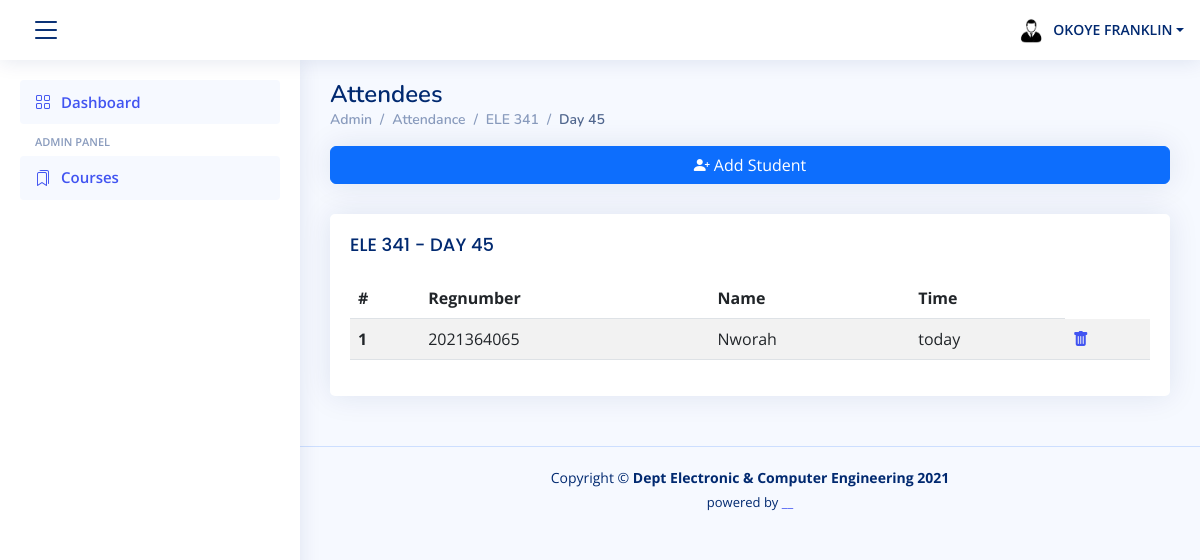
/attendees/9/ (signed in), run on the app's committed database.
### attendance/models.py (models this page shows, shortened)
class Attendance(models.Model):
    course = models.ForeignKey(Course, on_delete=models.CASCADE, default=None)
    day_number = models.PositiveIntegerField(default=0)
    start_date = models.DateField(auto_now=True)
    start_time = models.TimeField(auto_now=True)
    active = models.BooleanField(default=False)
    class Meta:
        unique_together = ['course', 'day_number']

class Course(models.Model):
    name_choices = settings.COURSE_LIST
    name = models.CharField(max_length=255, choices=name_choices, unique=True)
    def __str__(self):
        return self.name

class Attendee(models.Model):
    attendance = models.ForeignKey(Attendance, on_delete=models.CASCADE, default=None)
    user = models.ForeignKey(User, on_delete=models.CASCADE, default=None)
    signed_time = models.DateTimeField(auto_now=True)
    class Meta:
        unique_together = ['attendance', 'user']

### attendance/views.py (the view)
# urls.py: path('attendees/<int:pk>/', AttendeeList, name='attendee_list'),
def AttendeeList(request, pk):
    attendance = Attendance.objects.get(pk=pk)
    attendee = Attendee.objects.filter(attendance_id=pk).order_by('signed_time')
    student = Student.objects.get(reg_number=request.user)
    sex = {'M':'male'}.get(student.sex) # the need for the profile picture
    context = {'attendee':attendee, 'attendance':attendance, 'sex':sex}
    return render(request, template_name='attendee_list.html', context=context)

### templates/attendee_list.html (shortened to what this page needs)
{% extends "partials/base.html" %}
{%load humanize %}
{% block content %}
<main id="main" class="main">
    <div class="pagetitle">
      <h1>Attendees</h1>
      <nav>
        <ol class="breadcrumb">
          <li class="breadcrumb-item"><a href="{% url 'dashboard' %}">Admin</a></li>
          <li class="breadcrumb-item"><a href="{% url 'attendance_list' attendance.course.id %}">Attendance</a></li>
          <li class="breadcrumb-item">{{attendance.course.name}}</li>
          <li class="breadcrumb-item active">Day {{attendance.day_number}}</li>
        </ol>
      </nav>
    </div>
        <div class="card">
            <button type="button" class="btn btn-primary" data-bs-toggle="modal" data-bs-target="#verticalycentered">
                <i class="bi bi-person-plus-fill" ></i> Add Student
            </button>
        </div>
{% if attendee %}
    <div class="card">
        <div class="card-body">
          <h5 class="card-title"> {{attendance.course}} - DAY {{attendance.day_number}} </h5>
          <table class="table table-striped">
            <thead>
              <tr>
                <th scope="col">#</th>
                <th scope="col">Regnumber</th>
                <th scope="col">Name</th>
                <th scope="col">Time</th>
              </tr>
            </thead>
            <tbody>
            {% for student in attendee %}
              <tr>
                <th scope="row">1</th>
                <td>{{student.user.username}}</td>
                <td>{{student.user.first_name|title}}</td>
                <td> {{student.signed_time|naturalday}} </td>
                <td><a href="{% url 'attendee_delete' student.id %}"><i class="bi bi-trash-fill"></i></a></td>
              </tr>
            {% endfor %}
            </tbody>
          </table>
        </div>
      </div>
    {%endif%}
{% endblock %}

### templates/partials/base.html (shortened to what this page needs)
{% load static %}
{% load humanize %}
<!DOCTYPE html>
<html lang="en">
<head>
  <link href="{% static 'assets/vendor/bootstrap/css/bootstrap.min.css' %}" rel="stylesheet">
  <link href="{% static 'assets/vendor/bootstrap-icons/bootstrap-icons.css' %}" rel="stylesheet">
  <link href="{% static 'assets/vendor/simple-datatables/style.css' %}" rel="stylesheet">
  <link href="{% static 'assets/css/style.css' %}" rel="stylesheet">
</head>
<body>
  <header id="header" class="header fixed-top d-flex align-items-center">
    <div class="d-flex align-items-center justify-content-between">
      <i class="bi bi-list toggle-sidebar-btn"></i>
    </div>
    <nav class="header-nav ms-auto">
      <ul class="d-flex align-items-center">
        {% if request.user.is_authenticated %}
        <li class="nav-item dropdown pe-3">
          <a class="nav-link nav-profile d-flex align-items-center pe-0" href="#" data-bs-toggle="dropdown">
            {% if sex %}
            <img src="{% static 'assets/img/male.jpg' %}" alt="Profile" class="rounded-circle">
            {% else %}
            <img src="{% static 'assets/img/female.jpg' %}" alt="Profile" class="rounded-circle">
            {%endif%}
            <span class="d-md-block dropdown-toggle ps-2">{{request.user.first_name|upper }} {{request.user.last_name|upper}}</span>
          </a>
        </li>
      </ul>
      {% else %}
      <div class="d-flex align-items-center ">
        <div class="logo  text-center">
          <span class=" d-lg-block " style="padding-left:20px"><a href="{%url 'login'%}">Login</a></span>
        </div>
      </div>
      {%endif%}
    </nav>
  </header>
  <aside id="sidebar" class="sidebar">
    <ul class="sidebar-nav" id="sidebar-nav">
      <li class="nav-item">
        <a class="nav-link " href="{% url 'dashboard' %}">
          <i class="bi bi-grid"></i>
          <span>Dashboard</span>
        </a>
      </li>
      <li class="nav-heading">Admin panel</li>
      <li class="nav-item">
        <a class="nav-link " href="{% url 'course_list' %}">
          <i class="bi bi-bookmarks"></i>
          <span>Courses</span>
        </a>
      </li>
    </ul>
  </aside>
      <div id='content'>
        {% block content %}
        {%endblock%}
      </div>
  <footer id="footer" class="footer">
    <div class="copyright">
      Copyright &copy; <strong><span>Dept Electronic &amp; Computer Engineering 2021
      </span></strong>
    </div>
    <div class="credits">
   powered by <a href="#">__</a>
    </div>
  </footer>
</body>
</html>

### static/assets/css/style.css (style rules this page uses)
:root { scroll-behavior: smooth; }
body { font-family: "Open Sans", sans-serif; background: #f6f9ff; color: #444444; }
a { color: #4154f1; text-decoration: none; }
h1, h2, h3, h4, h5, h6 { font-family: "Nunito", sans-serif; }
#main { margin-top: 60px; padding: 20px 30px; transition: all 0.3s; }
.pagetitle { margin-bottom: 10px; }
.pagetitle h1 { font-size: 24px; margin-bottom: 0; font-weight: 600; color: #012970; }
.card { margin-bottom: 30px; border: none; border-radius: 5px; box-shadow: 0px 0 30px rgba(1, 41, 112, 0.1); }
.card-title { padding: 20px 0 15px 0; font-size: 18px; font-weight: 500; color: #012970; font-family: "Poppins", sans-serif; }
.card-body { padding: 0 20px 20px 20px; }
.breadcrumb { font-size: 14px; font-family: "Nunito", sans-serif; color: #899bbd; font-weight: 600; }
.breadcrumb a { color: #899bbd; transition: 0.3s; }
.breadcrumb .breadcrumb-item::before { color: #899bbd; }
.breadcrumb .active { color: #51678f; font-weight: 600; }
.header { transition: all 0.5s; z-index: 997; height: 60px; box-shadow: 0px 2px 20px rgba(1, 41, 112, 0.1); background-color: #fff; padding-left: 20px; }
.header .toggle-sidebar-btn { font-size: 32px; padding-left: 10px; cursor: pointer; color: #012970; }
.header-nav ul { list-style: none; }
.header-nav>ul { margin: 0; padding: 0; }
.header-nav .nav-profile { color: #012970; }
.header-nav .nav-profile img { max-height: 36px; }
.header-nav .nav-profile span { font-size: 14px; font-weight: 600; }
.sidebar { position: fixed; top: 60px; left: 0; bottom: 0; width: 300px; z-index: 996; transition: all 0.3s; padding: 20px; overflow-y: auto; scrollbar-width: thin; scrollbar-color: #aab7cf transparent; box-shadow: 0px 0px 20px rgba(1, 41, 112, 0.1); background-color: #fff; }
@media (min-width: 1200px) { #main, #footer { margin-left: 300px; } }
.sidebar-nav { padding: 0; margin: 0; list-style: none; }
.sidebar-nav li { padding: 0; margin: 0; list-style: none; }
.sidebar-nav .nav-item { margin-bottom: 5px; }
.sidebar-nav .nav-heading { font-size: 11px; text-transform: uppercase; color: #899bbd; font-weight: 600; margin: 10px 0 5px 15px; }
.sidebar-nav .nav-link { display: flex; align-items: center; font-size: 15px; font-weight: 600; color: #4154f1; transition: 0.3; background: #f6f9ff; padding: 10px 15px; border-radius: 4px; }
.sidebar-nav .nav-link i { font-size: 16px; margin-right: 10px; color: #4154f1; }
.footer { padding: 20px 0; font-size: 14px; transition: all 0.3s; border-top: 1px solid #cddfff; }
.footer .copyright { text-align: center; color: #012970; }
.footer .credits { padding-top: 5px; text-align: center; font-size: 13px; color: #012970; }

### data on the page
Attendance: course.name "ELE 341", day_number "45", course "ELE 341"
Attendee: user.username "2021364065", user.first_name "Nworah", signed_time "today"

### other printed values
{{ request.user.first_name|upper }} "OKOYE"
{{ request.user.last_name|upper }} "FRANKLIN"
